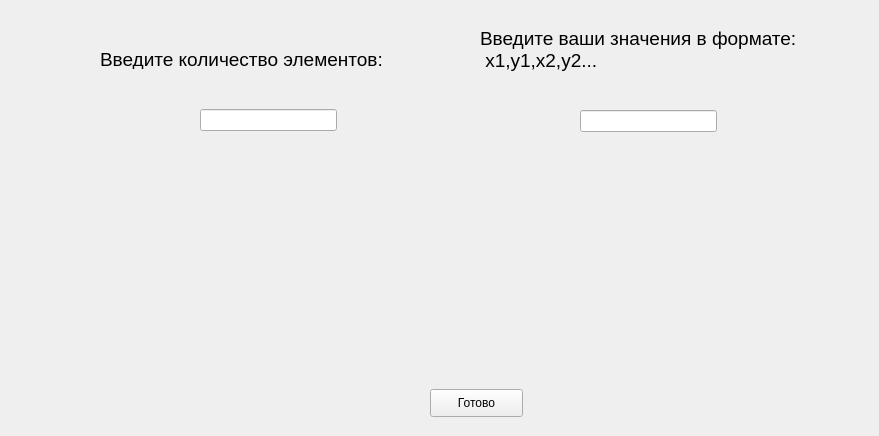
<?xml version="1.0" encoding="UTF-8"?>
<ui version="4.0">
 <class>Form</class>
 <widget class="QWidget" name="Form">
  <property name="geometry">
   <rect>
    <x>0</x>
    <y>0</y>
    <width>879</width>
    <height>436</height>
   </rect>
  </property>
  <property name="windowTitle">
   <string>Form</string>
  </property>
  <widget class="QLabel" name="label_2">
   <property name="geometry">
    <rect>
     <x>480</x>
     <y>-1</y>
     <width>381</width>
     <height>101</height>
    </rect>
   </property>
   <property name="font">
    <font>
     <pointsize>14</pointsize>
    </font>
   </property>
   <property name="text">
    <string>Введите ваши значения в формате:
 x1,y1,x2,y2...</string>
   </property>
  </widget>
  <widget class="QPushButton" name="pushg">
   <property name="geometry">
    <rect>
     <x>430</x>
     <y>389</y>
     <width>93</width>
     <height>28</height>
    </rect>
   </property>
   <property name="text">
    <string>Готово</string>
   </property>
  </widget>
  <widget class="QLineEdit" name="le1">
   <property name="geometry">
    <rect>
     <x>200</x>
     <y>109</y>
     <width>137</width>
     <height>22</height>
    </rect>
   </property>
  </widget>
  <widget class="QLabel" name="label">
   <property name="geometry">
    <rect>
     <x>100</x>
     <y>49</y>
     <width>341</width>
     <height>20</height>
    </rect>
   </property>
   <property name="font">
    <font>
     <pointsize>14</pointsize>
    </font>
   </property>
   <property name="text">
    <string>Введите количество элементов:</string>
   </property>
  </widget>
  <widget class="QLineEdit" name="le2">
   <property name="geometry">
    <rect>
     <x>580</x>
     <y>110</y>
     <width>137</width>
     <height>22</height>
    </rect>
   </property>
  </widget>
 </widget>
 <resources/>
 <connections/>
</ui>
